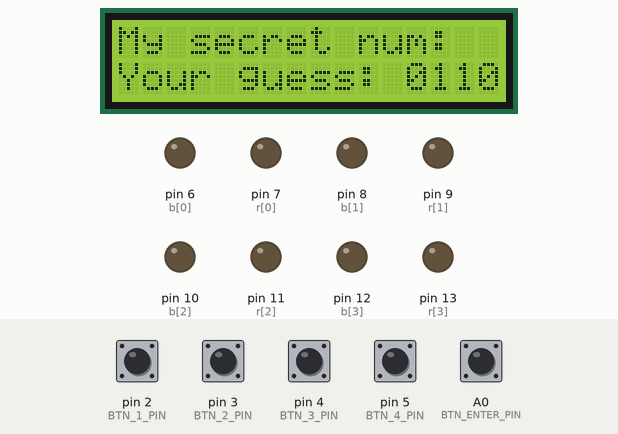
Simulated run of this sketch. Board: Arduino Uno, built with avr-gcc and run on an emulated ATmega328P. On the bench: 16×2 character LCD, output pins drawn as LEDs (lit = HIGH). Inputs (shaded band) come from the test bench; at power-on: pin 3 (BTN_2_PIN), pin 4 (BTN_3_PIN) HIGH, A0 (BTN_ENTER_PIN), pin 2 (BTN_1_PIN), pin 5 (BTN_4_PIN) LOW. Random numbers use the default seed unless the sketch sets one.

Above: at 11.8 s.
11.9 s: A0 (BTN_ENTER_PIN) pulled HIGH for 1 s
At 13.7 s:
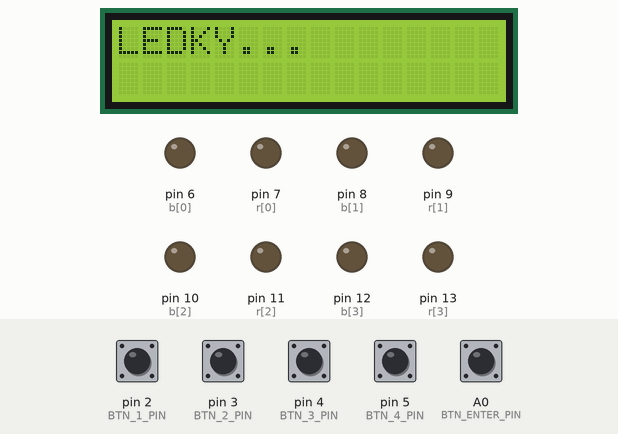
16.2 s: pin 2 (BTN_1_PIN) pulled HIGH for 1 s
At 16.9 s:
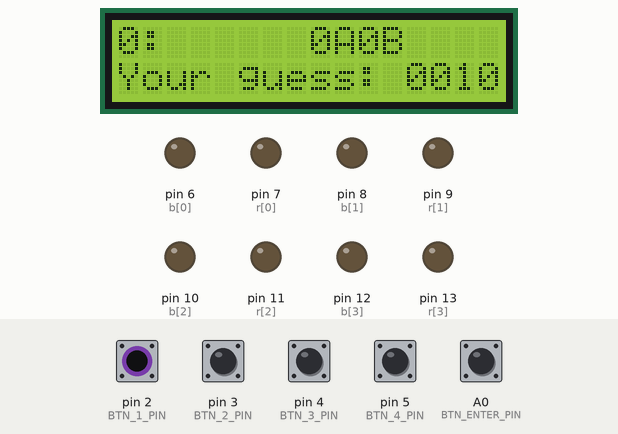
20.5 s: A0 (BTN_ENTER_PIN) pulled HIGH for 1 s
At 22.1 s:
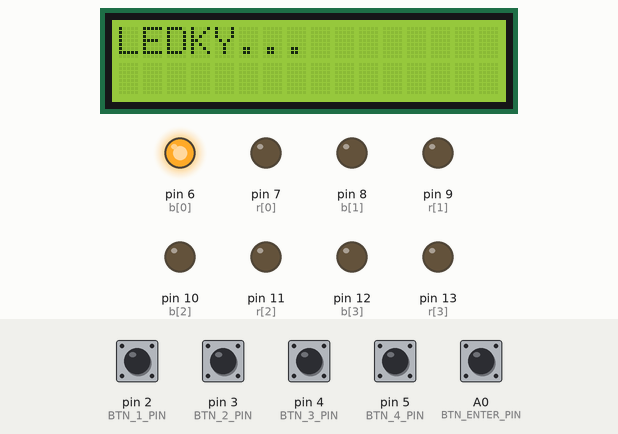
24.8 s: pin 3 (BTN_2_PIN) pulled LOW for 1 s
At 27.1 s:
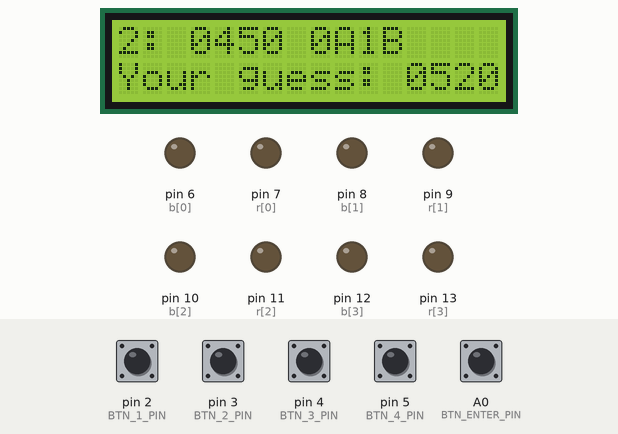
27.3 s: pin 2 (BTN_1_PIN) pulled HIGH for 0.15 s
At 29.9 s:
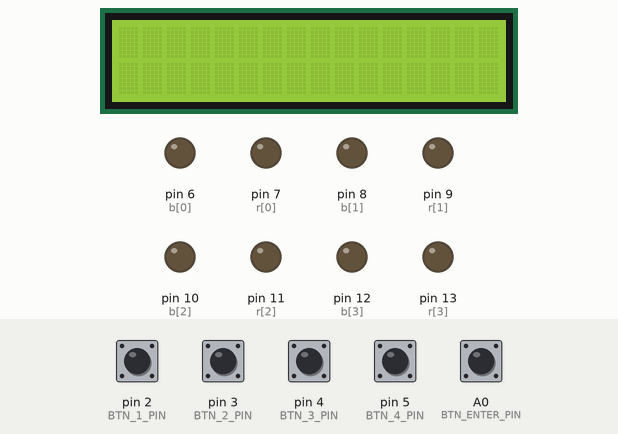
30.8 s: A0 (BTN_ENTER_PIN) pulled HIGH for 1 s
At 32.4 s:
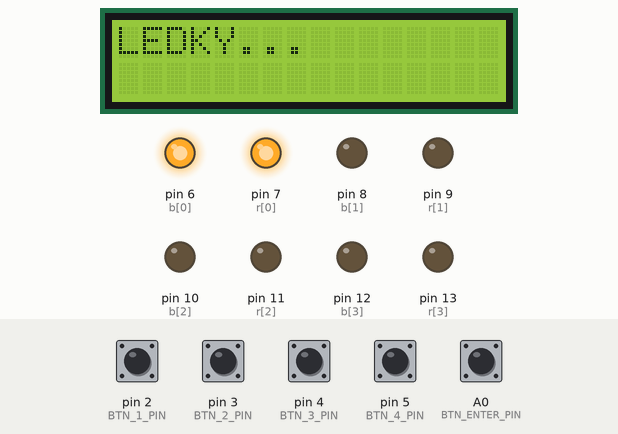
Timing chart, 0 to 36.1 s (numbered marks = the images above; inputs shaded):
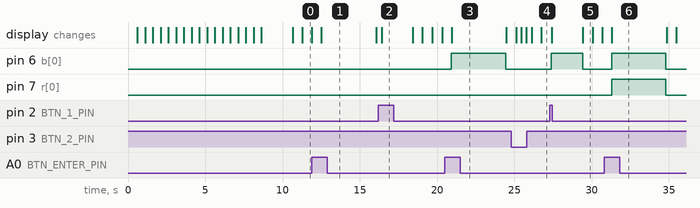

Measured:
- after the input at 20.5 s, pin 6 (b[0]): LOW → HIGH after 0.42 s, → LOW 3.5 s later
- after the input at 27.3 s, pin 6 (b[0]): LOW → HIGH after 0.10 s, → LOW 2.0 s later
- after the input at 30.8 s, pin 6 (b[0]), pin 7 (r[0]): LOW → HIGH after 0.49 s, → LOW 3.5 s later
- what the display in image 0 shows lasts 0.6 s, from 11.3 s to 11.9 s

The sketch:

ps6.ino
```cpp
#include "lcd_wrapper.h"
#include "mastermind.h"
#include <LiquidCrystal_I2C.h>


void setup(){
  Serial.begin(9600);
  lcd_init();
  randomSeed(analogRead(1)); //generuje ine hodnoty

  for(int i = 6; i < 14; i++){
    pinMode(i, OUTPUT);
  }
  for(int i = 2; i < 6; i++){
    pinMode(i, INPUT);
  }

  pinMode(A0, INPUT);

  lcd_print_at(2, 0, "Welcome to MasterMind!");
  lcd_print_at(5, 1, "Guess my secret combination!");

  for (byte i = 0; i < 18; i++) {
    lcd_scroll_left();
    delay(500);
  }

  delay(1500);
  lcd_clear();

  lcd_print_at(0, 0, "My secret num: ");
}

void loop(){
  char* code = NULL;
  code = generate_code(false, 4);

  Serial.println(code);

  if(code != NULL){ //ked code neni null
    play_game(code);
    free(code);
  }

  else{
    lcd_clear();
    lcd_print_at(2, 0, "Wrong code generated");
    for (byte i = 0; i < 8; i++) {
      lcd_scroll_left();
      delay(500);
    }
  }

}
```

mastermind.cpp
```cpp
#include <Arduino.h>
#include <stdlib.h>
#include <time.h>
#include <string.h>
#include "mastermind.h"
#include "lcd_wrapper.h"


char* generate_code(bool repeat, int length){
  if(length < 1){
    return NULL;
  }

  if(repeat == false && length > 10){
    return NULL;
  }

  //srand(time(0));
  char* code = calloc(1, length + 1);
  for(byte i = 0; i < length; i++){
    //byte random = rand() % 10;
    int r = random(10);
    char c = r + '0';
    if(repeat == false){ //pozrie sa ci tam uz je
    	if(strchr(code, c)){
    		i--;
    		continue;
		  }
	  }
    code[i] = c;
  }

  /*lcd_print_at(10, 1, code);
  delay(2000);
  lcd_clear();*/

  return code;
}

int peg_a, peg_b;

void get_score(const char* secret, const char* guess, int* peg_a, int* peg_b){
  int a = 0, b = 0;
  for(byte i = 0; i < strlen(secret); i++){
    if(strchr(guess, secret[i])){ //ak sa nachadza secret[i] v guess
      b++;
      if(secret[i] == guess[i]){ //ak je aj na spravnej pozicii
        a++;
        b--;
      }
    }
  }

  *peg_a = a;
  *peg_b = b;
}

void render_leds(const int peg_a, const int peg_b){
  byte r[] = {7, 9, 11, 13};
  byte b[] = {6, 8, 10, 12};

  for(byte i = 0; i < peg_a; i++){
    digitalWrite(r[i], HIGH); //postupne rozsvieti
  }

  for(byte i = 0; i < peg_b; i++){
    digitalWrite(b[i], HIGH);
  }
}

void turn_off_leds(){
  byte leds[] = {6,7,8,9,10,11,12,13};
  for(byte i = 0; i < 8; i++){
    digitalWrite(leds[i], LOW);
  }
}

char p[1];    //kedze ich vyuzivam vo viacerych funkciach
char* pa = calloc(1, sizeof(char));
char* pb = calloc(1, sizeof(char));
char* history[10];
int entry_nr = 0;
char guess[] = "0000";

void render_history(char* secret, char** history, const int entry_nr){
  lcd_clear();
  get_score(secret, history[entry_nr], &peg_a, &peg_b);
  lcd_print_at(3, 0, history[entry_nr]);

  pa[0] = (char)(peg_a + '0');
  //pb[0] = (char)(peg_b + '0');
  sprintf(pb, "%d", peg_b);
  p[0] = (char)(entry_nr+1 + '0');
  /*pa[1] = '\0';
  pb[1] = '\0';
  p[1] = '\0';*/
  lcd_print_at(0, 0, p);
  lcd_print_at(1, 0, ": ");
  lcd_print_at(8, 0, pa);
  lcd_print_at(9, 0, "A");
  lcd_print_at(10, 0, pb);
  lcd_print_at(11, 0, "B");
  render_leds(peg_a, peg_b);
  lcd_print_at(0, 1, "Your guess: ");
  lcd_print_at(12, 1, guess);
  delay(2000);
  turn_off_leds();
  lcd_clear();
}

void vypis(){
  pa[0] = (char)(peg_a + '0');
  //pb[0] = (char)(peg_b + '0');
  //sprintf(pa, "%d", peg_a);   //ked dam sprintf tak pri vycerpani pokusov mi nepise secret
  sprintf(pb, "%d", peg_b);
  //p[0] = (char)(pokusy + '0');    //pokusy su lokalna prem.
  //pa[1] = '\0';
  //pb[1] = '\0';
  //p[1] = '\0';
  lcd_print_at(0, 0, p);
  lcd_print_at(1, 0, ": ");
  lcd_print_at(8, 0, pa);
  lcd_print_at(9, 0, "A");
  lcd_print_at(10, 0, pb);
  lcd_print_at(11, 0, "B");
  //lcd_print_at(3, 0, history[pokusy-1]);    //aj tu
}

bool gameOver = false; //aby sa hra znova nespustila
int pokusy = 0;   //ked je pokusy lok. tak pri vyhre mi to vynuluje

void play_game(char* secret){
  for(int i = 0; i < 10; i++){
    history[i] = calloc(10, sizeof(char));
  }

  //char guess[] = "0000"; //ako glob.
  byte g0 = 0, g1 = 0, g2 = 0, g3 = 0;


  while(peg_a != 4 && pokusy < 9 && gameOver == false){
    if(pokusy > 0){
      vypis();
      p[0] = (char)(pokusy + '0');
      lcd_print_at(3, 0, history[pokusy-1]);
    }
    lcd_print_at(0, 1, "Your guess: ");
    lcd_print_at(12, 1, guess);
    get_score(secret, history[pokusy-1], &peg_a, &peg_b);

    if(digitalRead(BTN_1_PIN) == HIGH && digitalRead(BTN_2_PIN) == LOW && digitalRead(BTN_3_PIN) == LOW){
      g3++;
      if(g3 > 9){
        g3 = 0;
      }
      guess[3] = (char)(g3 + '0'); //zapisovanie do guess
      delay(300);
    }
    if(digitalRead(BTN_2_PIN) == HIGH && digitalRead(BTN_1_PIN) == HIGH){
      if(entry_nr > 0){
        if(pokusy == entry_nr){ //aby nezobrazovalo aktualne vyhodnoteny zaznam
          entry_nr--;
        }
        render_history(secret, history, entry_nr - 1);
        entry_nr--;
      }
    }
    if(digitalRead(BTN_3_PIN) == HIGH && digitalRead(BTN_1_PIN) == HIGH){
      if(entry_nr < pokusy - 1){
        render_history(secret, history, entry_nr + 1);
        entry_nr++;
      }
    }
    if(digitalRead(BTN_2_PIN) == HIGH && digitalRead(BTN_1_PIN) == LOW){
      g2++;
      if(g2 > 9){
        g2 = 0;
      }
      guess[2] = (char)(g2 + '0');
      delay(300);
    }
    if(digitalRead(BTN_3_PIN) == HIGH && digitalRead(BTN_1_PIN) == LOW){
      g1++;
      if(g1 > 9){
        g1 = 0;
      }
      guess[1] = (char)(g1 + '0');
      delay(300);
    }
    if(digitalRead(BTN_4_PIN) == HIGH){
      g0++;
      if(g0 > 9){
        g0 = 0;
      }
      guess[0] = (char)(g0 + '0');
      delay(300);
    }

    if(digitalRead(BTN_ENTER_PIN) == HIGH){
      strcpy(history[pokusy], guess); //zapis guess do history
      pokusy++;
      entry_nr++;
      //pok[0] += (char)(pokusy + '0');
      get_score(secret, guess, &peg_a, &peg_b);
      render_leds(peg_a, peg_b);
      lcd_clear();
      if(peg_a != 4){
        lcd_print_at(0, 0, "LEDKY...");
        g0 = 0, g1 = 0, g2 = 0, g3 = 0; //vynulovanie po vyhodnoteni
        strcpy(guess, "0000");
        delay(3500);
        lcd_clear();
        turn_off_leds();
        lcd_print_at(12, 1, guess);
      }
    }
  }

  if(pokusy == 9){
    lcd_clear();
    p[0] = (char)(pokusy + '0');
    vypis();
    lcd_print_at(3, 0, history[pokusy-1]);

    lcd_print_at(0, 1, "You lost...");
    delay(1500);
    lcd_clear();
    lcd_print_at(0, 1, secret);
    lcd_print_at(4, 1, "was code");
    //delay(1500);
    gameOver = true;

    for(int i = 0; i < 10; i++){
      free(history[i]);
    }
    free(pa);
    free(pb);
  }

  if(peg_a == 4){
    lcd_clear();
    p[0] = (char)(pokusy + '0');
    vypis();
    lcd_print_at(3, 0, guess);

    lcd_print_at(0, 1, "You won!");

    gameOver = true;

    for(int i = 0; i < 10; i++){
      free(history[i]);
    }
    free(pa);
    free(pb);
  }
}
```

mastermind.h
```cpp
#ifndef _MASTERMIND_H
#define _MASTERMIND_H

#define BTN_1_PIN       2
#define BTN_2_PIN       3
#define BTN_3_PIN       4
#define BTN_4_PIN       5
#define BTN_ENTER_PIN   A0

#define LED_BLUE_1      6
#define LED_RED_1       7
#define LED_BLUE_2      8
#define LED_RED_2       9
#define LED_BLUE_3      10
#define LED_RED_3       11
#define LED_BLUE_4      12
#define LED_RED_4       13


/**
 * Generate secret code
 *
 * Generates secret code, which consists from digits only as a string.
 * No two digits in the code combination can be same! Only if the repeat
 * parameter is set to true.
 * The length of generated code is set by the parameter length. If the given
 * parameter is less than 1, function will generate no code and returns NULL.
 * @param repeat if set to true, numbers in the generated code can repeat
 * @param length the length of the code
 * @return Pointer to the random generated code as string of given length. If length param is less than 1, return NULL.
 */
char* generate_code(bool repeat, int length);


/**
 * Game loop
 *
 * This is the main game loop. Function is called with the secret combination and
 * ends, when the combination is found or when the player runs out of the attempts.
 * @param secret reference to the secret combination
 */
void play_game(char* secret);


/**
 * Renders the RGB leds based on the guessed combination
 *
 * Lights up RGB leds with propper colors based on the current guessed combination.
 * Red color is for guessed number on correct position and blue number is for
 * guessed number on incorrect posititoin.
 * @param peg_a number of guessed digits on correct position
 * @param peg_b number of guessed digits on incorrect position
 */
void render_leds(const int peg_a, const int peg_b);


/**
 * Turns all RGB leds off
 */
void turn_off_leds();


/**
 * Renders history
 *
 * Renders line of a history defined by the parameter entry_nr on the display.
 * @param secret reference to the secret combination
 * @param history list (array) of history entries
 * @param entry_nr index of history entry to render
 */
void render_history(char* secret, char** history, const int entry_nr);


/**
 * Returns score for the given guess
 *
 * @param secret the pointer to the secret code
 * @param guess the pointer to the current guess
 * @param peg_a output parameter to get number of As for current guess
 * * @param peg_b output parameter to get number of Bs for current guess
 */
void get_score(const char* secret, const char* guess, int* peg_a, int* peg_b);

void vypis();
#endif
```

lcd_wrapper.cpp
```cpp
#include <Arduino.h>
#include <LiquidCrystal_I2C.h>

#include "lcd_wrapper.h"

LiquidCrystal_I2C lcd(0x27, 16, 2);

void lcd_init(){
  init();
  lcd.init();
  lcd.backlight();
}

void lcd_clear(){
  lcd.clear();
}


void lcd_set_cursor(int y, int x){
  lcd.setCursor(y, x);
}


void lcd_print(char* text){
    lcd.print(text);
    Serial.println(text);
}


void lcd_print_at(int y, int x, char* text){
    lcd_set_cursor(y, x);
    lcd_print(text);
}

void lcd_scroll_left(){
  lcd.scrollDisplayLeft();
}
```

lcd_wrapper.h
```cpp
#ifndef _LCD_H
#define _LCD_H

/**
 * Initialize LCD
 *
 * Everything you need to initialize your LCD display, place here.
 * This function should be called in function setup().
 */
void lcd_init();


/**
 * Clears the LCD display
 *
 * Clears content of the LCD display. After the call is display empty.
 */
void lcd_clear();


/**
 * Set cursor to given posititon
 *
 * Sets cursor to given position based on y and x coordinates.
 * @param y the row
 * @param x the column
 */
void lcd_set_cursor(int y, int x);


/**
 * Print text on LCD display
 *
 * Prints the givent text on the display on the current
 * cursor position.
 * @param text the text to print
 */
void lcd_print(char* text);


/**
 * Set cursor to given positition and print text
 *
 * Sets the cursor to given position based on y and x coorindates
 * and then prints the given text.
 * @param y the row
 * @param x the column
 * @param text the text to print
 */
void lcd_print_at(int y, int x, char* text);

void lcd_scroll_left();

#endif
```
